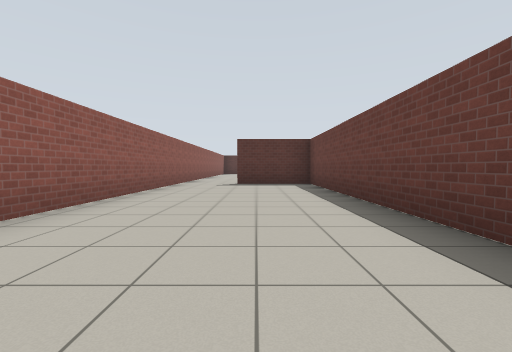
[1] (above)

17 first-person views from a walk through a Gazebo world. The camera is 0.94 m above the floor, tilts 2° down and sees 90° across. The floor is counted in squares, 2 m on a side. Each view is taken from the middle of a square. On the plan, view 1 faces up. The plan holds only what a view shows up to about 9 squares ahead; the rest is blank. Simple patterns stand in for the simulator's built-in surfaces.

[2]
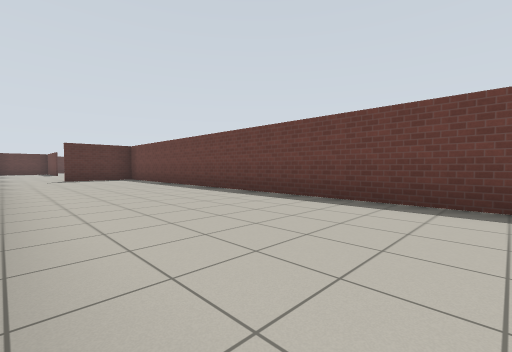

[3]
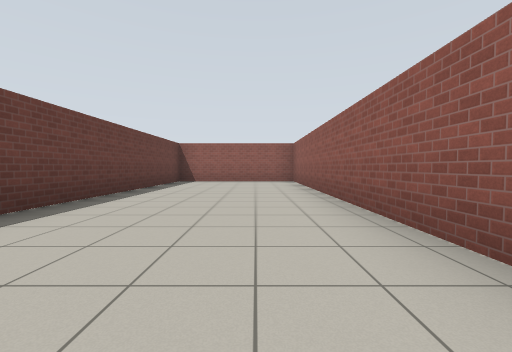

[4]
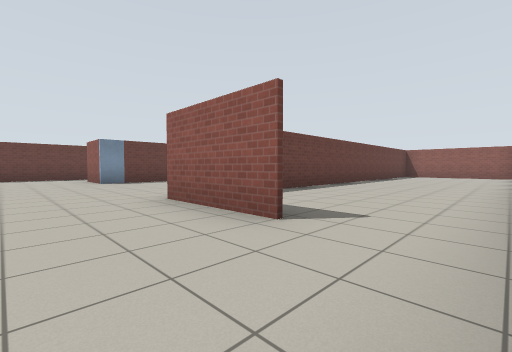

[5]
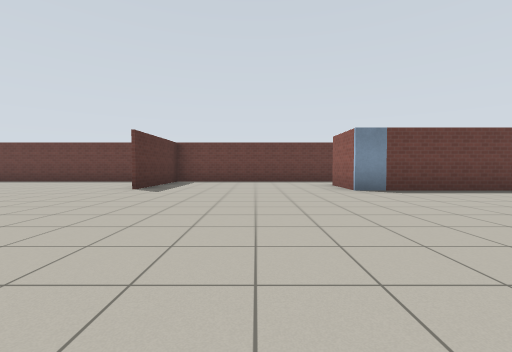

[6]
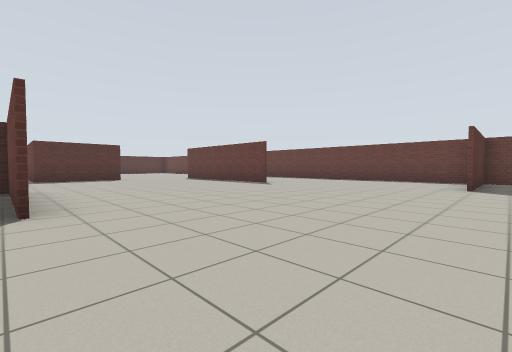

[7]
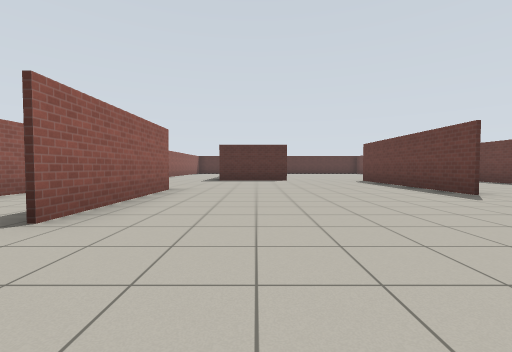

[8]
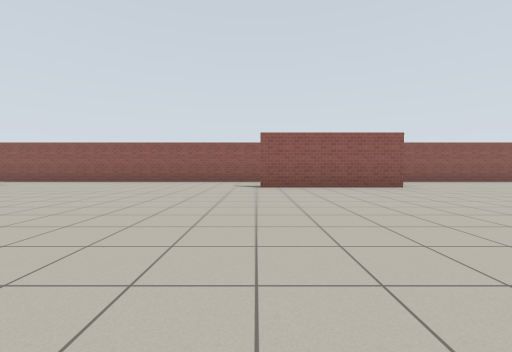

[9]
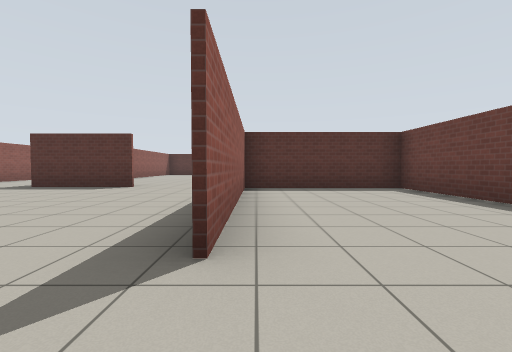

[10]
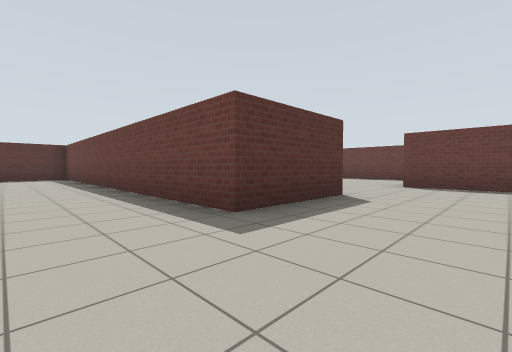

[11]
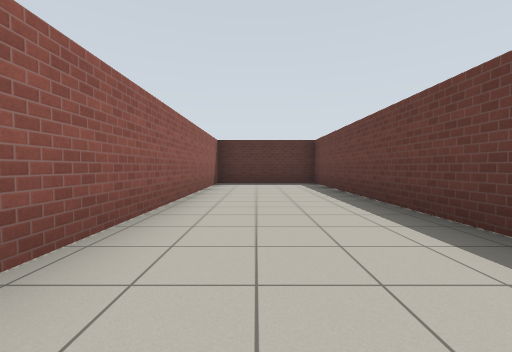

[12]
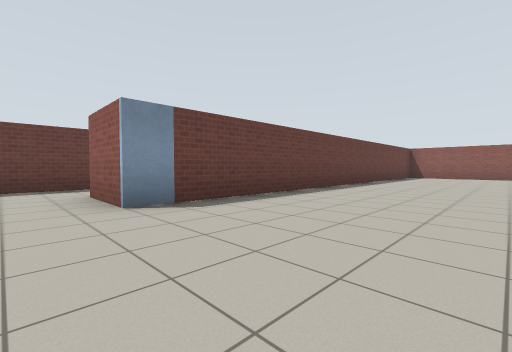

[13]
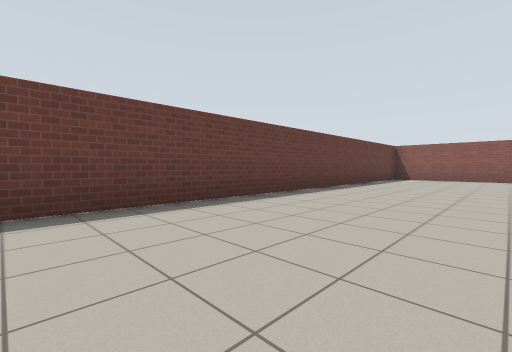

[14]
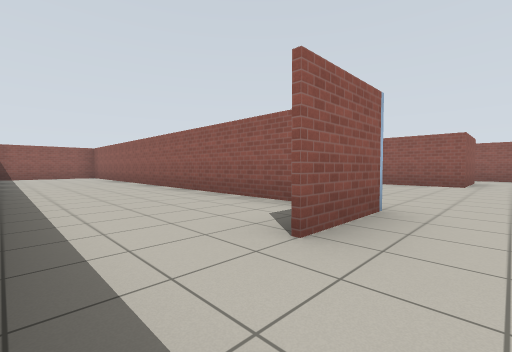

[15]
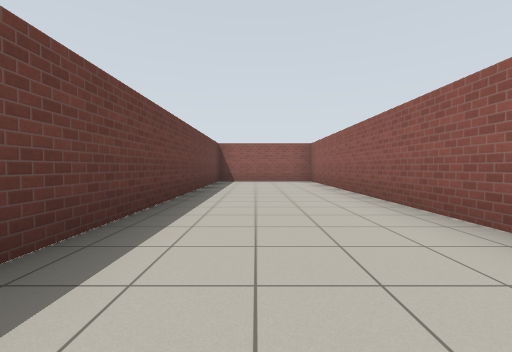

[16]
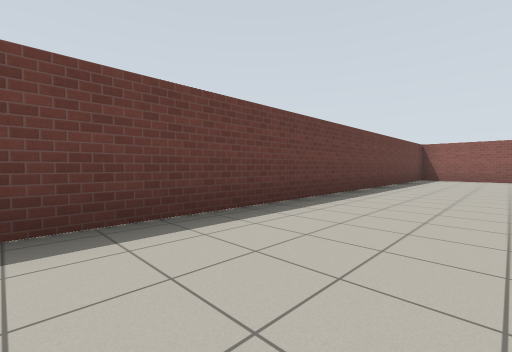

[17]
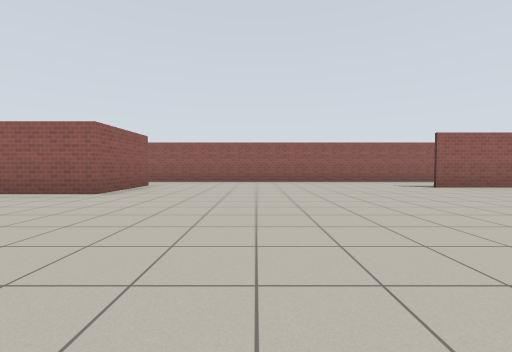

### Floor plan
Points are (right, up) in squares from view 1. A wall is a line through its corners. A room is listed if a view was taken in it or the views show most of it. See-through windows are left out.
Room 1 (views 1, 2, 3)
walls: (-2.2, 7.6) (-2.2, -4.4) (1.5, -4.4) (1.5, 7.2) (-0.6, 7.2)
ways out: opening at (-1.5, 7) to room 2
Room 2 (views 4, 5, 6, 7, 8, 9, 10, 11, 12, 13, 14, 15, 16, 17)
walls: (0.1, 14) (0.1, 17.2); (9.2, 11.5) (6.4, 11.5); (5.7, 16.2) (5.7, 20.9); (6.2, 5.9) (6.2, -4.4); (-0.6, 7.3) (1.6, 7.3) (1.6, 5.5); (0.2, 17.4) (0.2, 14); (-2.2, 16.6) (-2.2, 7.6); (3.1, 21) (0.7, 21) (0.7, 30.4) (-2.1, 30.4) (-2.2, 18.6); (6.1, -3.8) (6.1, 7) (7.6, 7); (3, -4.4) (9.2, -4.4) (9.2, 20.7) (5.8, 20.7) (5.8, 16.2)
ways out: opening at (-1.5, 7) to room 1; opening at (4.5, 21)

Where each view was taken, in squares from view 1:
view 1: 0 up, 0 right, facing up
view 2: 3 down, 2 left, facing up-right
view 3: 4 up, 1 left, facing down
view 4: 9 up, 2 left, facing down-right
view 5: 9 up, 1 right, facing right
view 6: 11 up, 0 right, facing up-right
view 7: 12 up, 2 right, facing up
view 8: 14 up, 6 right, facing left
view 9: 15 up, 6 right, facing up
view 10: 19 up, 1 left, facing up-right
view 11: 23 up, 1 left, facing up
view 12: 8 up, 3 right, facing down-right
view 13: 6 up, 3 right, facing down-right
view 14: 8 up, 9 right, facing down-left
view 15: 4 up, 8 right, facing down
view 16: 6 up, 7 right, facing down-right
view 17: 10 up, 6 right, facing left
